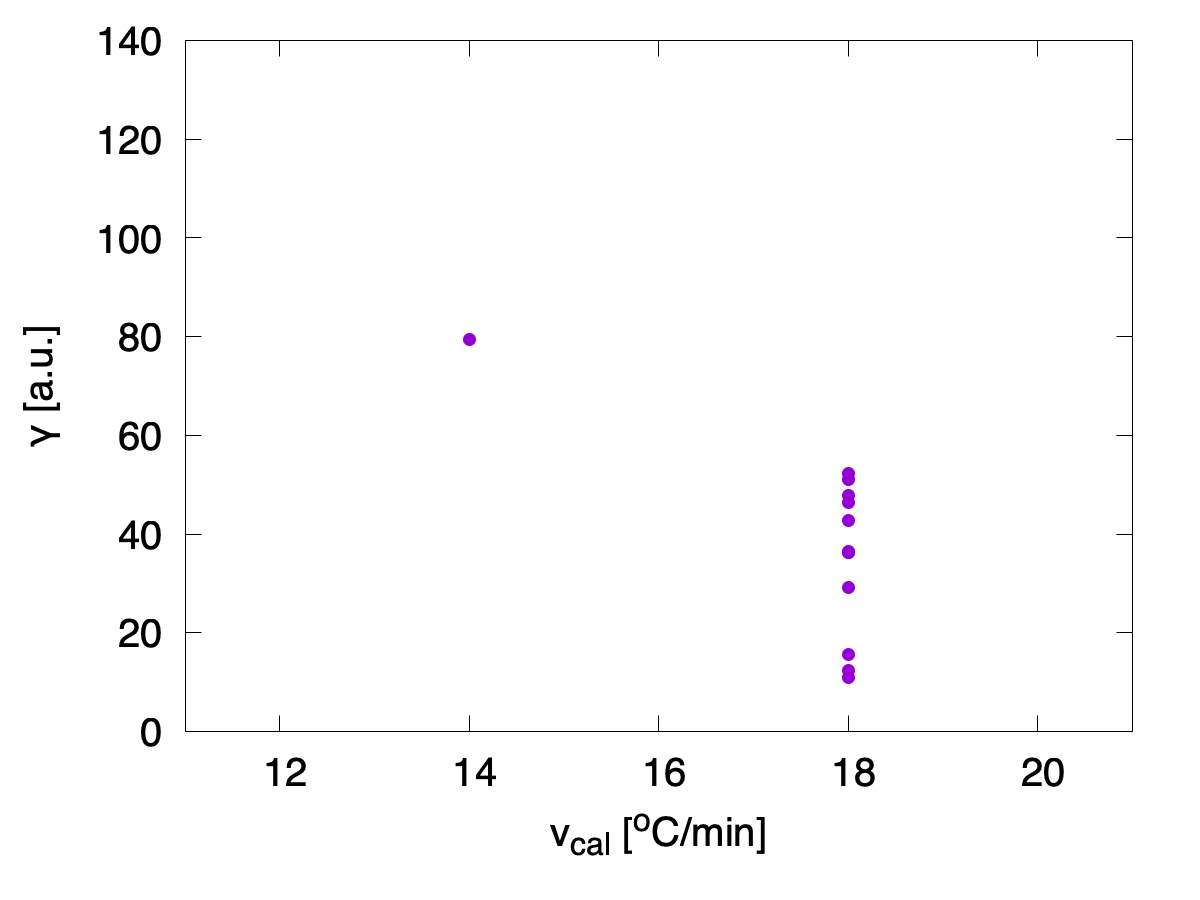

Source code (gnuplot):
#!/usr/bin/gnuplot 

set term pngcairo size 1200, 900 font ",30"
set out "G-vcal.png"
#set term svg
#set out "G-tcal.svg"
#filename="../../db_final.sorted.tsv"
filename="../../db_final.tsv"
filename="../../gen.tsv"
filename="../../db_final.gen.tsv"
width=2
set xlabel "v_{cal} [^oC/min]"
set ylabel "{/Symbol g} [a.u.]"
set xrange [11:21]
set yrange [0:140]
set xtics 10,2

set key font ",30"
plot filename u 12:4 pt 7 ps width notitle
#pause -1
